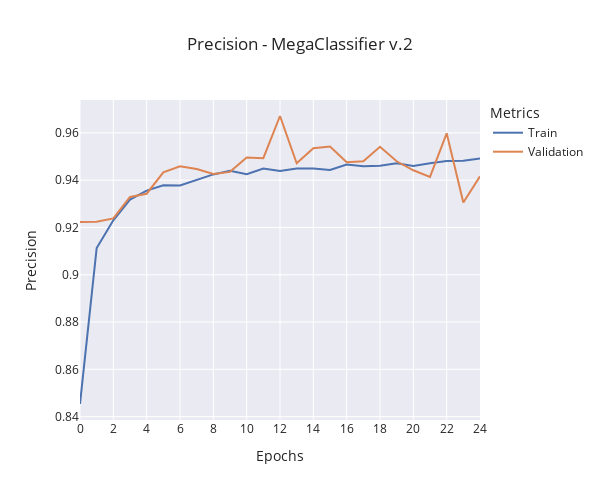

The cell this chart's notebook holds for it:
### Code cell
window_size = 0
train_data = (
    moving_average(train_metrics["precision"], window_size)
    if window_size != 0
    else train_metrics["precision"]
)
validation_data = (
    moving_average(validation_metrics["val_precision"], window_size)
    if window_size != 0
    else validation_metrics["val_precision"]
)

fig = go.Figure()

fig.add_trace(
    go.Scatter(
        y=train_data,
        x=np.arange(len(train_data)),
        mode="lines",
        name="Train",
    )
)

fig.add_trace(
    go.Scatter(
        y=validation_data,
        x=np.arange(len(validation_data)),
        mode="lines",
        name="Validation",
    )
)

fig.update_layout(
    title=f"Precision - {model_name} {version}",
    xaxis_title="Epochs",
    yaxis_title="Precision",
    legend_title="Metrics",
    template="seaborn",
    width=600,
    height=500,
    xaxis=dict(
        tickmode="linear",
        tick0=0,
        dtick=2,
    ),
)

fig.show()

### Figure 1 — Plotly figure (JSON) as saved in the notebook; plotly's stock layout.template omitted (floating-point values rounded to 4 significant figures)
{"data": [{"mode": "lines", "name": "Train", "type": "scatter", "x": [0, 1, 2, 3, 4, 5, 6, 7, 8, 9, 10, 11, 12, 13, 14, 15, 16, 17, 18, 19, 20, 21, 22, 23, 24], "y": [0.8453, 0.9113, 0.923, 0.9318, 0.9356, 0.9379, 0.9377, 0.9401, 0.9424, 0.944, 0.9426, 0.9449, 0.9438, 0.945, 0.9449, 0.9443, 0.9466, 0.9459, 0.9461, 0.9471, 0.9459, 0.9472, 0.9481, 0.9482, 0.9492]}, {"mode": "lines", "name": "Validation", "type": "scatter", "x": [0, 1, 2, 3, 4, 5, 6, 7, 8, 9, 10, 11, 12, 13, 14, 15, 16, 17, 18, 19, 20, 21, 22, 23, 24], "y": [0.9223, 0.9224, 0.9238, 0.9329, 0.9343, 0.9433, 0.9459, 0.9447, 0.9426, 0.9435, 0.9496, 0.9493, 0.9671, 0.9471, 0.9535, 0.9543, 0.9476, 0.948, 0.9541, 0.948, 0.9442, 0.9414, 0.9598, 0.9305, 0.9416]}], "layout": {"height": 500, "legend": {"title": {"text": "Metrics"}}, "title": {"text": "Precision - MegaClassifier v.2"}, "width": 600, "xaxis": {"dtick": 2, "tick0": 0, "tickmode": "linear", "title": {"text": "Epochs"}}, "yaxis": {"title": {"text": "Precision"}}}}
